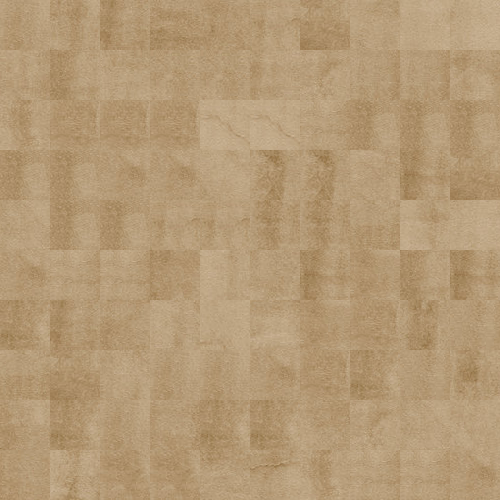

A 2D game scene composited from a Tiled map and its tileset images. What follows is a short description and the map's XML, with each tile layer's data collapsed to a summary:
An orthogonal 10x10 tile map with 50x50 px tiles, 1 tile layer (Tile Layer 1).

<map version="1.0" orientation="orthogonal" width="10" height="10" tilewidth="50" tileheight="50">
 <tileset firstgid="1" name="background" tilewidth="50" tileheight="50">
  <image source="background.jpg" width="600" height="450" />
 </tileset>
 <layer name="Tile Layer 1" width="10" height="10">
  <data>[100 cells, 100 non-empty, 55 distinct tile ids]</data>
 </layer>
</map>
